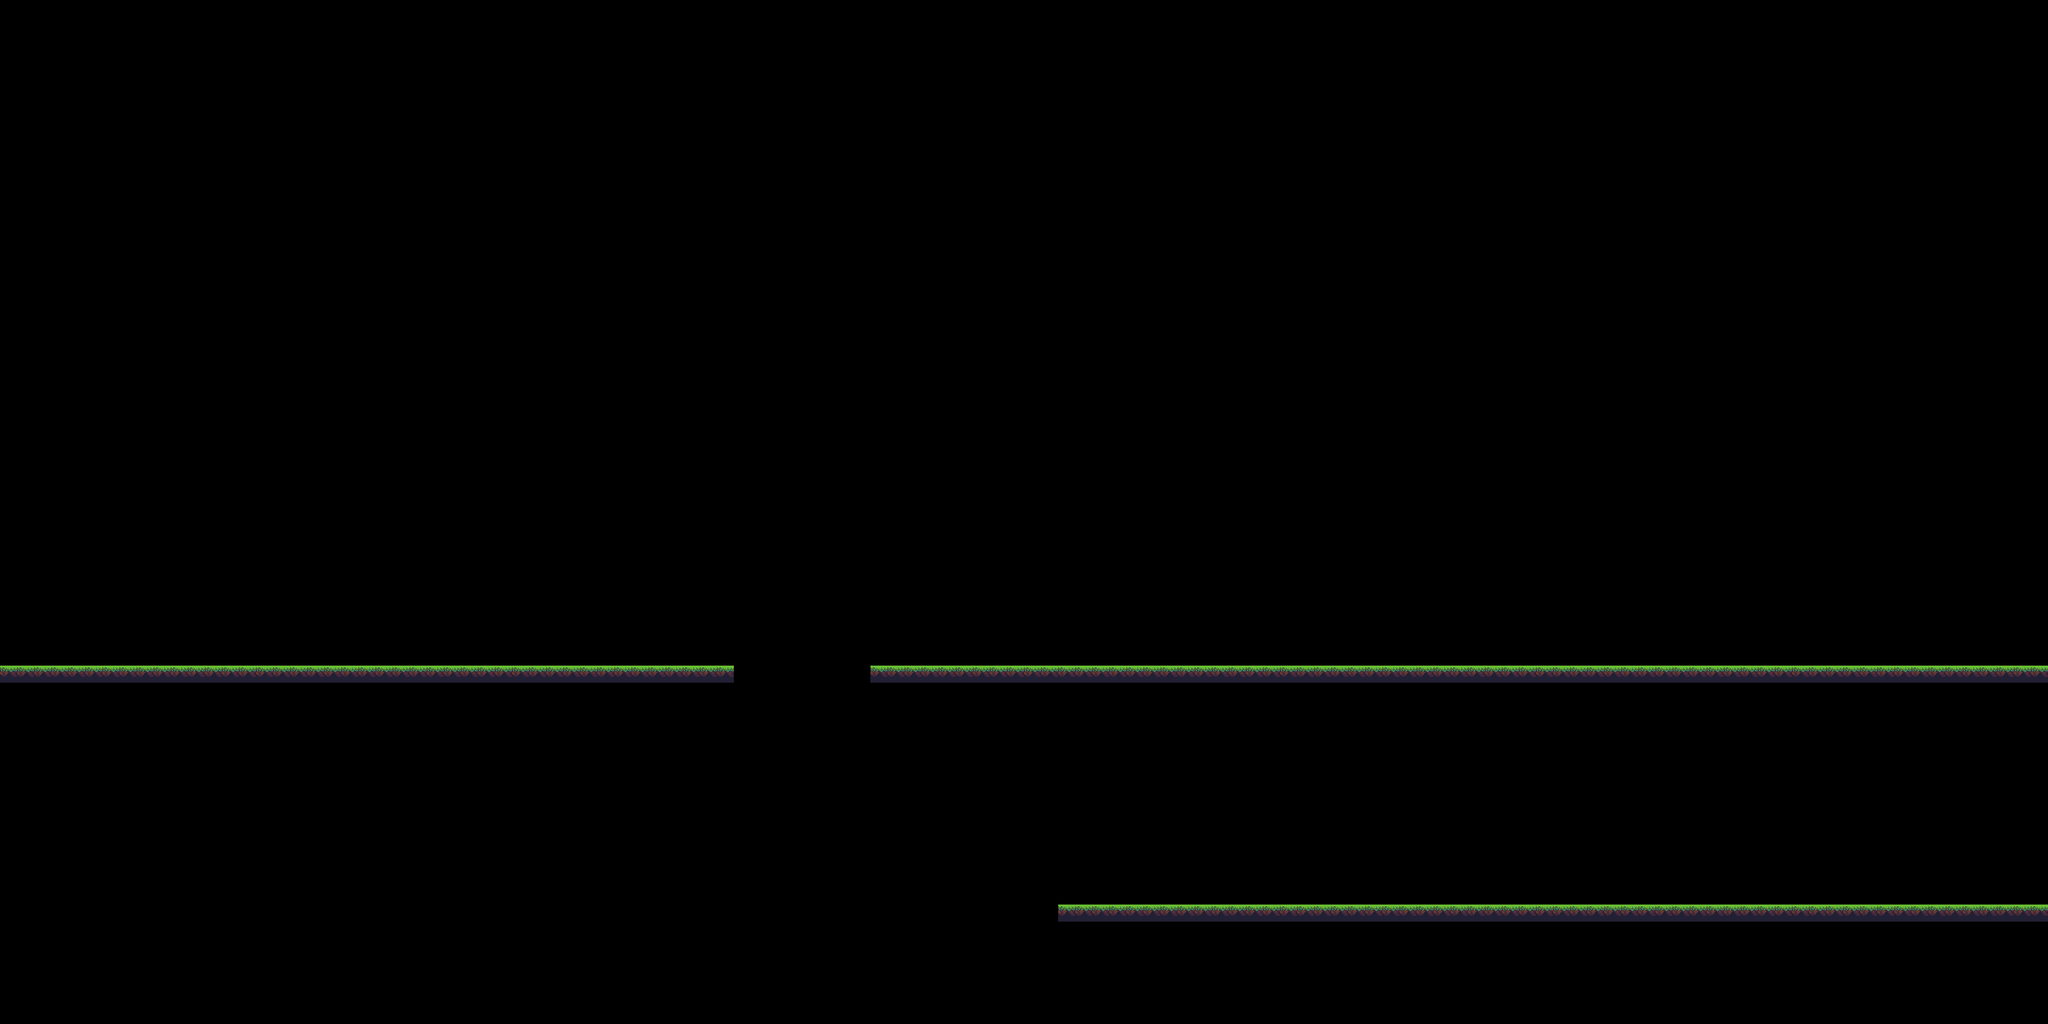

Tiled map render using the project's own tile images. Description and the map definition, with tile-layer contents summarised, below:
An orthogonal 120x60 tile map with 32x32 px tiles, 2 tile layers (B1, Tile).

<map version="1.2" tiledversion="1.3.2" orientation="orthogonal" renderorder="right-down" compressionlevel="-1" width="120" height="60" tilewidth="32" tileheight="32" infinite="0" nextlayerid="3" nextobjectid="1">
 <tileset firstgid="1" name="Jungle_terrain" tilewidth="32" tileheight="32" tilecount="420" columns="28">
  <image source="Jungle_terrain.png" width="896" height="480" />
 </tileset>
 <layer id="2" name="B1" width="120" height="60">
  <data>[7200 cells, 170 non-empty, 1 distinct tile ids]</data>
 </layer>
 <layer id="1" name="Tile" width="120" height="60">
  <data>[7200 cells, 0 non-empty, 0 distinct tile ids]</data>
 </layer>
</map>
